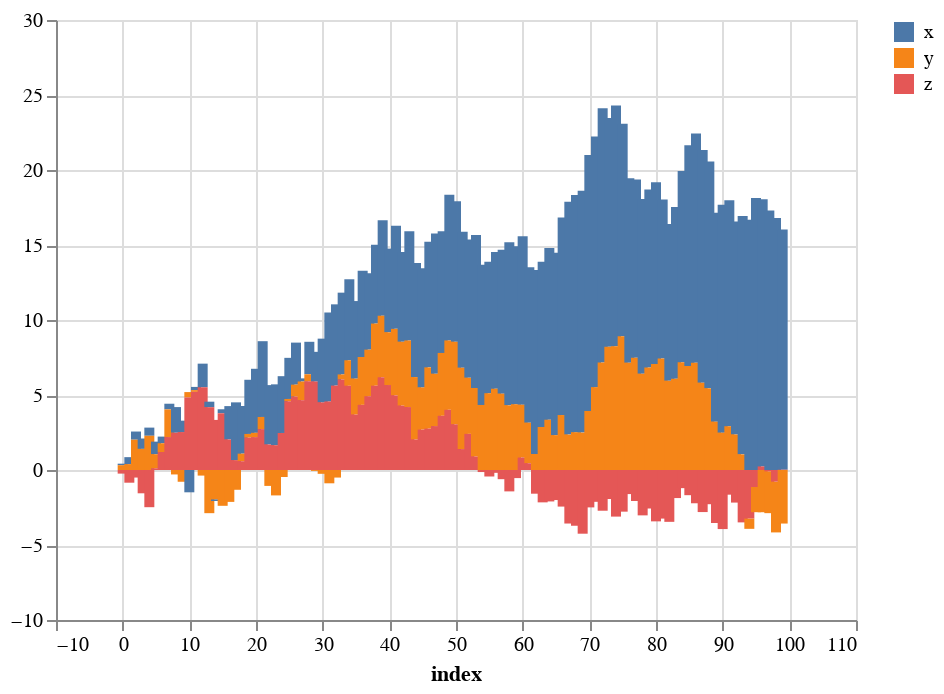

Notebook code cell kept with this figure:
### Markdown cell above
## Barplots

### Code cell
df.plot(kind='bar', width=100)

### Figure 1 — Vega-Lite specification as saved in the notebook (floating-point values rounded to 4 significant figures)
{"$schema": "https://vega.github.io/schema/vega-lite/v3.4.0.json", "config": {"mark": {"tooltip": null}, "view": {"height": 300, "width": 400}}, "data": {"name": "data-13099b60e16e19b1dfc8ec8ad5449064"}, "datasets": {"data-13099b60e16e19b1dfc8ec8ad5449064": [{"index": 0, "x": 0.1017, "y": 0.3197, "z": -0.2409}, {"index": 1, "x": 0.4638, "y": 0.3928, "z": -0.847}, {"index": 2, "x": 0.5428, "y": 2.022, "z": -0.5041}, {"index": 3, "x": 0.6918, "y": 1.408, "z": -1.553}, {"index": 4, "x": 0.5438, "y": 2.282, "z": -2.48}, {"index": 5, "x": 0.8413, "y": 0.9336, "z": 0.1159}, {"index": 6, "x": 0.4441, "y": 0.5846, "z": 1.199}, {"index": 7, "x": 0.3769, "y": 1.845, "z": 2.197}, {"index": 8, "x": 1.709, "y": -0.2965, "z": 2.485}, {"index": 9, "x": 0.7594, "y": -0.784, "z": 2.53}, {"index": 10, "x": -1.487, "y": 0.36, "z": 4.835}, {"index": 11, "x": 0.2151, "y": 0.1158, "z": 5.209}, {"index": 12, "x": 1.574, "y": -0.3725, "z": 5.515}, {"index": 13, "x": 0.368, "y": -2.878, "z": 4.187}, {"index": 14, "x": -0.1154, "y": -1.951, "z": 3.339}, {"index": 15, "x": 0.2686, "y": -2.388, "z": 3.781}, {"index": 16, "x": 2.227, "y": -2.126, "z": 2.033}, {"index": 17, "x": 3.851, "y": -1.319, "z": 0.6587}, {"index": 18, "x": 3.176, "y": 0.5053, "z": 0.5844}, {"index": 19, "x": 3.611, "y": 0.2488, "z": 2.155}, {"index": 20, "x": 4.268, "y": 0.287, "z": 2.193}, {"index": 21, "x": 5.052, "y": 0.8085, "z": 2.727}, {"index": 22, "x": 3.961, "y": -1.06, "z": 1.699}, {"index": 23, "x": 4.058, "y": -1.694, "z": 1.652}, {"index": 24, "x": 3.786, "y": -0.4675, "z": 2.469}, {"index": 25, "x": 2.742, "y": 0.1524, "z": 4.583}, {"index": 26, "x": 2.801, "y": 0.7991, "z": 4.892}, {"index": 27, "x": 0.2069, "y": 1.247, "z": 4.654}, {"index": 28, "x": 2.166, "y": 0.4687, "z": 5.913}, {"index": 29, "x": 1.983, "y": -0.05891, "z": 5.894}, {"index": 30, "x": 4.249, "y": -0.2545, "z": 4.508}, {"index": 31, "x": 5.934, "y": -0.8869, "z": 4.572}, {"index": 32, "x": 5.414, "y": -0.5045, "z": 5.63}, {"index": 33, "x": 5.45, "y": 0.343, "z": 6.03}, {"index": 34, "x": 5.4, "y": 1.704, "z": 5.612}, {"index": 35, "x": 5.173, "y": 2.398, "z": 3.692}, {"index": 36, "x": 5.75, "y": 3.189, "z": 4.344}, {"index": 37, "x": 5.093, "y": 3.107, "z": 4.918}, {"index": 38, "x": 5.254, "y": 4.141, "z": 5.621}, {"index": 39, "x": 6.358, "y": 4.098, "z": 6.186}, {"index": 40, "x": 5.58, "y": 3.514, "z": 5.665}, {"index": 41, "x": 6.869, "y": 4.439, "z": 4.971}, {"index": 42, "x": 5.978, "y": 4.256, "z": 4.29}, {"index": 43, "x": 7.274, "y": 4.442, "z": 4.196}, {"index": 44, "x": 7.601, "y": 4.162, "z": 2.033}, {"index": 45, "x": 7.949, "y": 2.813, "z": 2.694}, {"index": 46, "x": 8.364, "y": 4.084, "z": 2.76}, {"index": 47, "x": 9.36, "y": 3.483, "z": 2.928}, {"index": 48, "x": 8.105, "y": 4.19, "z": 3.614}, {"index": 49, "x": 9.715, "y": 4.624, "z": 4.015}, {"index": 50, "x": 9.37, "y": 5.504, "z": 3.041}, {"index": 51, "x": 9.066, "y": 5.421, "z": 1.395}, {"index": 52, "x": 9.218, "y": 3.739, "z": 2.409}, {"index": 53, "x": 10.2, "y": 4.573, "z": 0.8947}, {"index": 54, "x": 9.352, "y": 4.336, "z": -0.1368}, {"index": 55, "x": 8.763, "y": 5.119, "z": -0.4335}, {"index": 56, "x": 9.118, "y": 5.419, "z": -0.1889}, {"index": 57, "x": 9.603, "y": 5.087, "z": -0.6122}, {"index": 58, "x": 10.88, "y": 4.311, "z": -1.426}, {"index": 59, "x": 10.54, "y": 4.387, "z": -0.5399}, {"index": 60, "x": 11.23, "y": 3.518, "z": 0.8324}, {"index": 61, "x": 10.36, "y": 2.704, "z": 0.4496}, {"index": 62, "x": 12.27, "y": 1.065, "z": -1.58}, {"index": 63, "x": 11.02, "y": 2.866, "z": -2.157}, {"index": 64, "x": 11.45, "y": 3.352, "z": -2.096}, {"index": 65, "x": 12.16, "y": 2.322, "z": -2.002}, {"index": 66, "x": 13.18, "y": 3.665, "z": -2.439}, {"index": 67, "x": 15.52, "y": 2.361, "z": -3.568}, {"index": 68, "x": 15.82, "y": 2.522, "z": -3.717}, {"index": 69, "x": 16.13, "y": 2.494, "z": -4.247}, {"index": 70, "x": 17.07, "y": 3.936, "z": -2.493}, {"index": 71, "x": 16.7, "y": 5.525, "z": -2.121}, {"index": 72, "x": 16.95, "y": 7.16, "z": -2.715}, {"index": 73, "x": 15.25, "y": 8.21, "z": -1.936}, {"index": 74, "x": 16.05, "y": 8.25, "z": -3.107}, {"index": 75, "x": 14.16, "y": 8.916, "z": -2.777}, {"index": 76, "x": 12.3, "y": 7.155, "z": -1.605}, {"index": 77, "x": 11.88, "y": 7.481, "z": -2.065}, {"index": 78, "x": 11.64, "y": 6.424, "z": -3.024}, {"index": 79, "x": 11.87, "y": 6.834, "z": -2.567}, {"index": 80, "x": 12.12, "y": 7.067, "z": -3.424}, {"index": 81, "x": 10.59, "y": 7.438, "z": -3.239}, {"index": 82, "x": 10.46, "y": 5.944, "z": -3.456}, {"index": 83, "x": 11.46, "y": 6.077, "z": -1.871}, {"index": 84, "x": 12.75, "y": 7.178, "z": -1.21}, {"index": 85, "x": 14.71, "y": 6.94, "z": -1.679}, {"index": 86, "x": 15.28, "y": 7.147, "z": -2.218}, {"index": 87, "x": 15.52, "y": 5.813, "z": -2.804}, {"index": 88, "x": 15.12, "y": 5.444, "z": -2.281}, {"index": 89, "x": 13.93, "y": 3.221, "z": -3.535}, {"index": 90, "x": 15.19, "y": 2.487, "z": -3.938}, {"index": 91, "x": 15.07, "y": 2.918, "z": -1.645}, {"index": 92, "x": 14.2, "y": 2.365, "z": -2.172}, {"index": 93, "x": 15.89, "y": 1.043, "z": -3.493}, {"index": 94, "x": 16.68, "y": -0.6943, "z": -3.228}, {"index": 95, "x": 18.13, "y": -1.676, "z": -1.135}, {"index": 96, "x": 17.81, "y": -2.815, "z": 0.2389}, {"index": 97, "x": 17.31, "y": -2.786, "z": -0.0913}, {"index": 98, "x": 16.8, "y": -3.386, "z": -0.7752}, {"index": 99, "x": 16.01, "y": -3.57, "z": 0.01863}]}, "encoding": {"color": {"field": "column", "title": null, "type": "nominal"}, "tooltip": [{"field": "index", "type": "quantitative"}, {"field": "x", "type": "quantitative"}, {"field": "y", "type": "quantitative"}, {"field": "z", "type": "quantitative"}], "x": {"field": "index", "type": "quantitative"}, "y": {"field": "value", "title": null, "type": "quantitative"}}, "mark": {"orient": "vertical", "type": "bar"}, "selection": {"selector006": {"bind": "scales", "encodings": ["x", "y"], "type": "interval"}}, "transform": [{"as": ["column", "value"], "fold": ["x", "y", "z"]}]}
